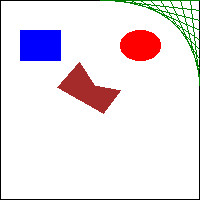
#> input picture Chapter_17/drawing.png, 200 x 200 px, given in place of catlogo.png, which was not available
$ python resizeAndAddLogo.py
#> lines starting #> are read from the running program, lines starting #| are printed output that depends on the picture
#! python3
# resizeAndAddLogo.py -  Resized all image in current working directory to fit
# in a 300x300 square, and adds catlogo.png to the lower-right corner.

import os
from PIL import Image
os.chdir(r'D:\Drive\Code\ATBSWP\Chapter_17')

SQUARE_FIT_SIZE = 300
LOGO_FILENAME = 'catlogo.png'
logoBig = Image.open(LOGO_FILENAME)
#> logoBig is the input picture: PIL image 200x200 RGBA; mean R, G, B, A 235.4, 226.9, 232.9, 255
logoBWidth, logoBHight = logoBig.size
#> logoBWidth = 200; logoBHight = 200
logoIm = Image.open(LOGO_FILENAME).resize((int(logoBWidth/10),int(logoBHight/10)))
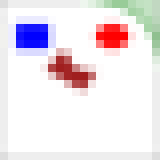
#> logoIm: PIL image 20x20 RGBA (shown 8 times larger); mean R, G, B, A 236.8, 228, 234.1, 255
logoWidth, logoHight = logoIm.size
#> logoWidth = 20; logoHight = 20

os.makedirs('withLogo', exist_ok=True)
# Loop over all files in the working directory.
for filename in os.listdir('.'):
    if not (filename.endswith('.png') or filename.endswith('.jpg')) or filename == LOGO_FILENAME:
        continue    # skip non-image files and the logo file itself
    im = Image.open(filename)
    width, height = im.size
#> width = 200; height = 200

    # Check if image need to be resized.
    if width > SQUARE_FIT_SIZE and height > SQUARE_FIT_SIZE:
        # Calculate the new width and height to resize to.
        if width > height:
            height =    int((SQUARE_FIT_SIZE / width) * height)
            width = SQUARE_FIT_SIZE
        else:
            width =     int((SQUARE_FIT_SIZE / height) * width)
            height = SQUARE_FIT_SIZE

        # Resize the image.
        print(f'Resizing {filename}...')
        im = im.resize((width,height))

        # Add the logo.
        print(f'Adding logo to {filename}...')
        im.paste(logoIm, (width - logoWidth, height - logoHight), logoIm)
        # Save changes.
        im.save(os.path.join('withLogo', filename))
#> pass 2 of the loop `for filename in os.listdir('.'):`:
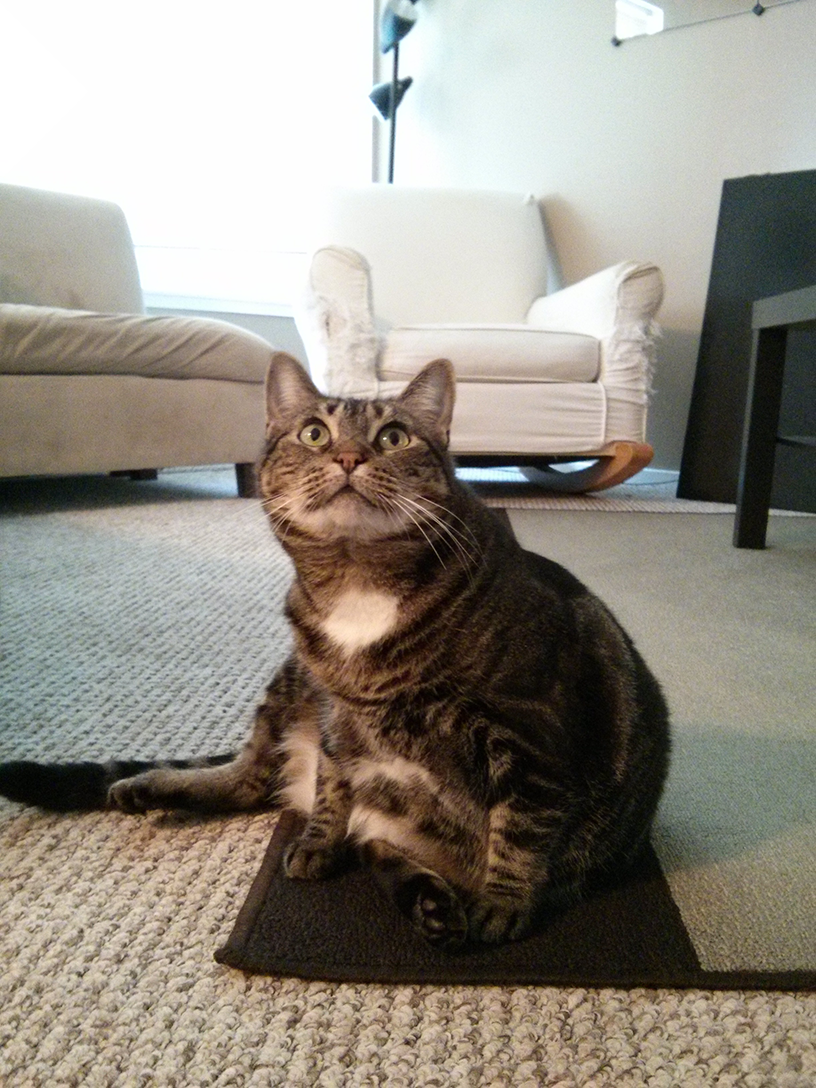
#> input picture Chapter_17/horizontal_flip.png, 816 x 1088 px
#> im is the input picture: PIL image 816x1088 RGB; mean R, G, B 147, 141.1, 131.1
#> `im.paste(logoIm, (width - logoWidth, height - logoHight), logoIm)`:
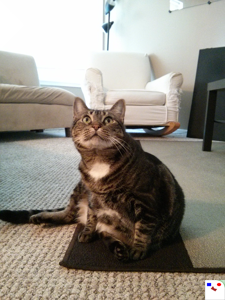
#> im: PIL image 225x300 RGB; mean R, G, B 147.4, 141.6, 131.8
#> pass 3 of the loop `for filename in os.listdir('.'):`:
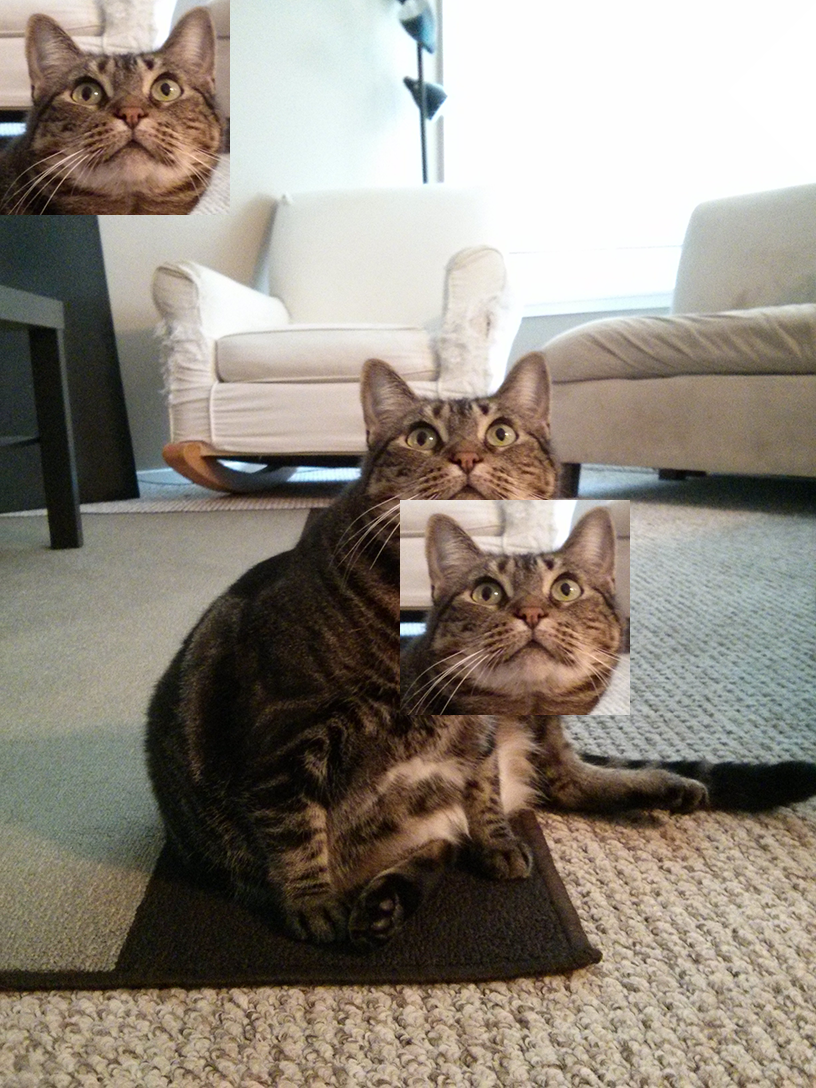
#> input picture Chapter_17/pasted.png, 816 x 1088 px
#> im is the input picture: PIL image 816x1088 RGB; mean R, G, B 143.7, 135.8, 125.3
#> `im = im.resize((width,height))`:
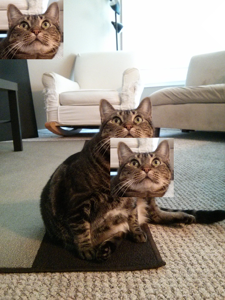
#> im: PIL image 225x300 RGB; mean R, G, B 143.7, 135.8, 125.3
#> the loop made 6 passes; the first 3 are shown
